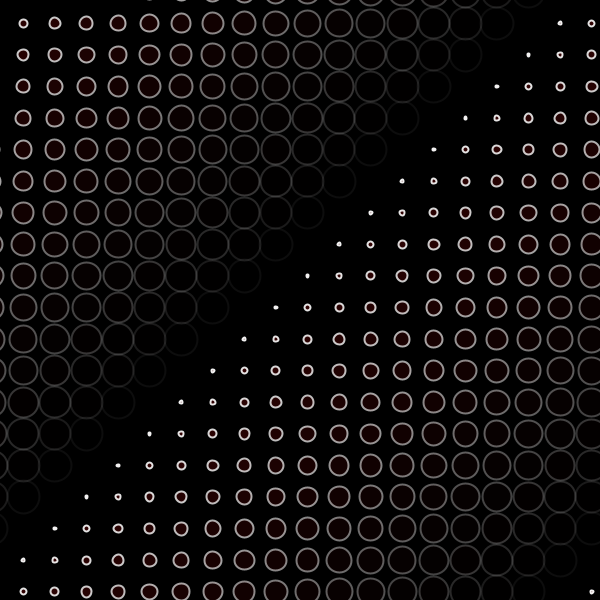
Frame 1 (no input)
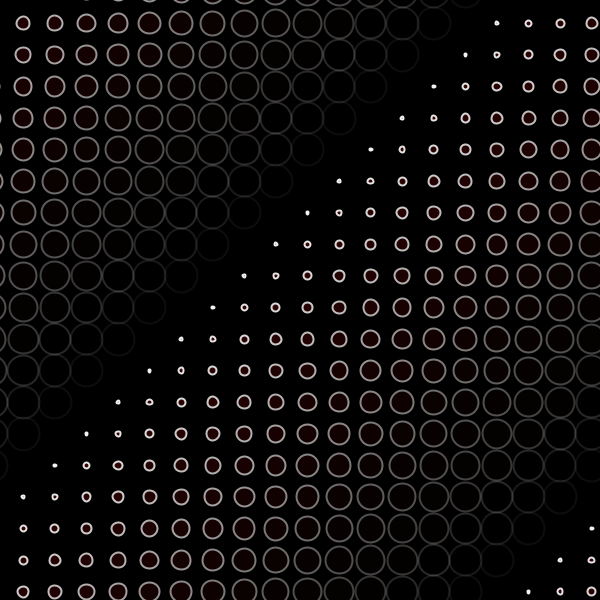
Frame 60 (the mouse pressed at the canvas centre just before this capture)
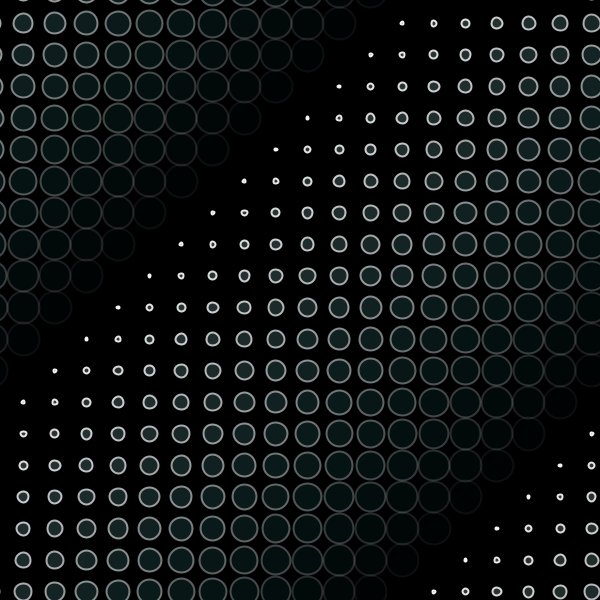
Frame 120 (the mouse held since frame 60 and released just before this capture)

The Processing sketch that drew these frames (run headless with seeded random() and noise(); from frame 60 on, the mouse is pressed at the canvas centre):

// Processing sketch: processing_151669
// ── processing_151669.pde

/*
 * Creative Coding
 * Week 2, 06 - Moving Patterns 2
 * by Indae Hwang and Jon McCormack
 * Copyright (c) 2014 Monash University
 *
 * Similar to the previous sketch, this sketch draws a grid of oscillating circles. Each circle has a "lifetime"
 * over which it grows and changes intensity and opacity. At the end of each lifetime the circle begins again.
 * Pressing the left and right arrow keys changes the lifetime of all the circles globally.
 * 
 */

// variable used to store the current frame rate value
int frame_rate_value = 19;
float gutter = 15;

void setup() {

  // make the display window the full size of the screen
  //size(displayWidth, displayHeight);
  size(600, 600);
  rectMode(CENTER);
  background(0);
}


void draw() {

  background(0);

  int num = 20;
  int margin = 0;
  //float gutter = 0; //distance between each cell
  float cellsize = ( 600 - (2 * margin) - gutter * (num - 1) ) / (num - 1);

  int circleNumber = 0; // counter
  for (int i=0; i<num; i++) {
    for (int j=0; j<num; j++) {
      circleNumber = (i * num) + j; // different way to calculate the circle number from w2_04

      float tx = margin + cellsize * i + gutter * i;
      float ty = margin + cellsize * j + gutter * j;

      movingCircle(tx, ty, cellsize, circleNumber);
    }
  }
} //end of draw 


void movingCircle(float x, float y, float size, int offset) {

  float circlePeriod = (float)frame_rate_value;
  float circleAge = (float)((frameCount + offset) % (int)circlePeriod) / circlePeriod;

  float circleSize = size * 2.0 * atan(circleAge * HALF_PI);

  strokeWeight(2);
  stroke(255, lerp(255, 0, circleAge));
  fill(lerp(128, 0, circleAge), map(mouseX, 0, width, 5, 255), map(mouseY, 0, height, 5, 255), lerp(120, 0, circleAge));
  ellipse(x-size/2, y-size/2, circleSize, circleSize);
}

void mouseDragged() {
  frame_rate_value = int(map(mouseX, 0, 600, 2, 50));
  gutter = map(mouseY, 0, 600, 0, 30);
  println("Current frame Rate is: " + frame_rate_value);
  println("Gutter is: " + gutter);
  println("MsX: " + mouseX);
  println("MsY: " + mouseY);
}

/*
 * keyReleased function
 *
 * called automatically by Processing when a keyboard key is released
 */
//void keyReleased() {
//
//  // right arrow -- increase frame_rate_value
//  if (keyCode == RIGHT && frame_rate_value < 120) {
//    frame_rate_value++;
//  }
//
//  // left arrow -- decrease frame_rate_value
//  if ( keyCode == LEFT && frame_rate_value > 2) {
//    frame_rate_value--;
//  }
//
//  // print the current value on the screen
//  println("Current frame Rate is: " + frame_rate_value);
//}
